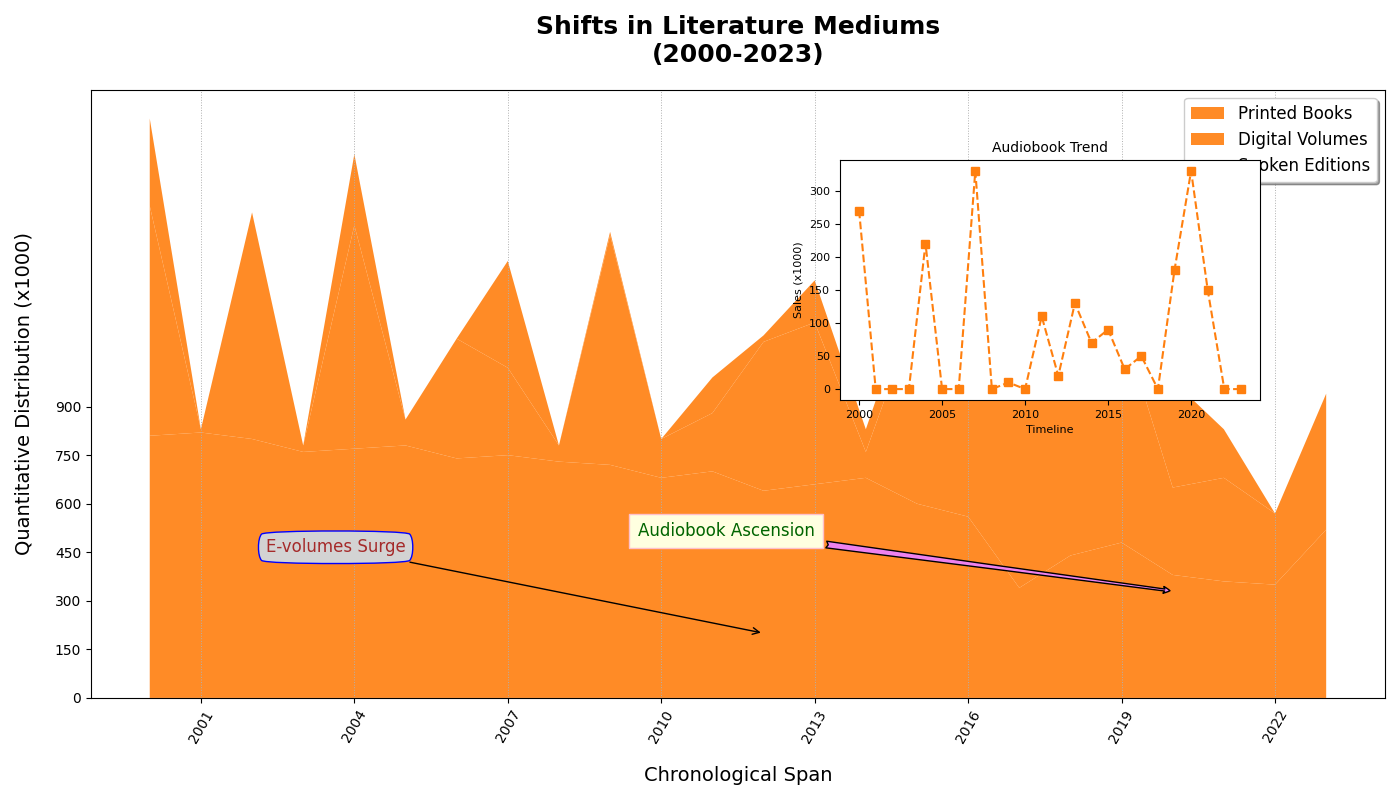

The script that drew this image:
import matplotlib.pyplot as plt
import numpy as np

years = np.arange(2000, 2024)
traditional_books_sales = [810, 820, 800, 760, 770, 780, 740, 750, 730, 720, 680, 700, 640, 660, 680, 600, 560, 340, 440, 480, 380, 360, 350, 520]
e_books_sales = [710, 10, 700, 20, 690, 80, 370, 270, 50, 710, 120, 180, 460, 500, 80, 600, 620, 640, 660, 680, 270, 320, 220, 420]
audiobooks_sales = [270, 0, 0, 0, 220, 0, 0, 330, 0, 10, 0, 110, 20, 130, 70, 90, 30, 50, 0, 180, 330, 150, 0, 0]

sales_data = np.vstack([traditional_books_sales, e_books_sales, audiobooks_sales])

fig, ax = plt.subplots(figsize=(14, 8))
consistent_color = '#ff7f0e'  # Using a single consistent color

ax.stackplot(years, sales_data, labels=['Printed Books', 'Digital Volumes', 'Spoken Editions'], 
             colors=[consistent_color, consistent_color, consistent_color], alpha=0.9, linestyle='-.')

plt.title('Shifts in Literature Mediums\n(2000-2023)', fontsize=18, fontweight='bold', pad=20)
plt.xlabel('Chronological Span', fontsize=14, labelpad=15)
plt.ylabel('Quantitative Distribution (x1000)', fontsize=14, labelpad=15)

plt.xticks(years[1::3], rotation=60)
plt.yticks(np.arange(0, 901, 150))
plt.grid(axis='x', linestyle=':', linewidth=0.7)

plt.legend(loc='upper right', fontsize=12, frameon=True, shadow=True, fancybox=True)

ax.annotate('E-volumes Surge', xy=(2012, 200), xytext=(2005, 450),
            bbox=dict(boxstyle='round4,pad=0.5', edgecolor='blue', facecolor='lightgray'),
            arrowprops=dict(facecolor='red', arrowstyle='->'),
            fontsize=12, color='brown', ha='right')

ax.annotate('Audiobook Ascension', xy=(2020, 330), xytext=(2013, 500),
            bbox=dict(boxstyle='square,pad=0.5', edgecolor='pink', facecolor='lightyellow'),
            arrowprops=dict(facecolor='violet', arrowstyle='fancy'),
            fontsize=12, color='darkgreen', ha='right')

plt.tight_layout()

left, bottom, width, height = [0.6, 0.5, 0.3, 0.3]
ax_inset = fig.add_axes([left, bottom, width, height])
ax_inset.plot(years, audiobooks_sales, marker='s', color=consistent_color, linestyle='--')
ax_inset.set_title('Audiobook Trend', fontsize=10)
ax_inset.set_xlabel('Timeline', fontsize=8)
ax_inset.set_ylabel('Sales (x1000)', fontsize=8)
ax_inset.tick_params(axis='both', which='major', labelsize=8)

plt.show()
